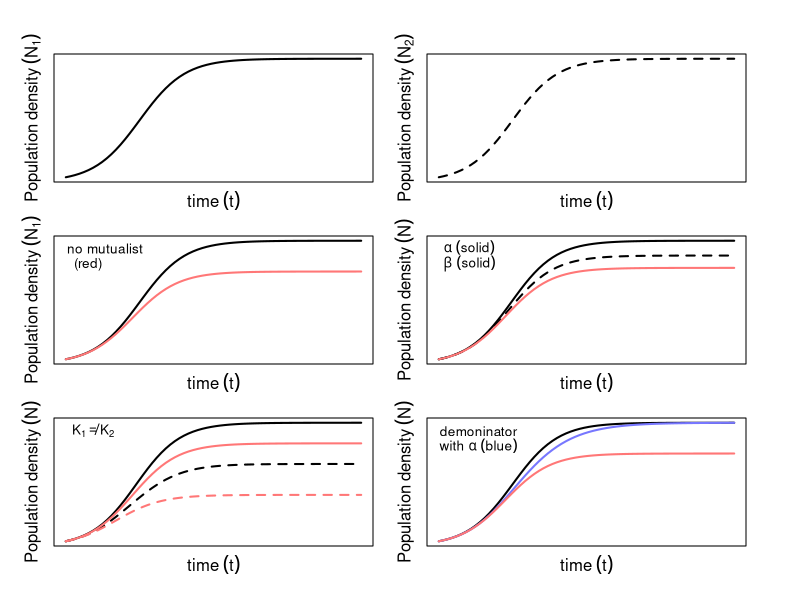

Source code (R):
#~~~~~~~~~~~~~~~~~~~~~~~~~~~~~~~~~~~~~~~~~~~~~~~~#
#                                                #
#  This creates a a 3 x 2 panel of graphs of     #
#  mutualistic interactions modeled using the    #
#  glorious logisitc equation.  They are:        #
#                                                #
#  i-ii. populatoins 1 and 2 without mutualism   #
#  iii. a population with mutualism againt the   #
#       logistic equation                        #
#  iv.  populations 1 and 2 with different       #
#       mutualistic effects                      #
#  v. populations 1 and 2 with different values  #
#     of K                                       #
#  vi. a population where the mutualistic effect #
#      is added normally (-alpha*N_j) and when   #
#      it is added to K                          #
#                                                #
#~~~~~~~~~~~~~~~~~~~~~~~~~~~~~~~~~~~~~~~~~~~~~~~~#

### prepare R ###
rm(list=ls())
set.seed(6174)
library(deSolve)

### functions ###
	mut.pop.dyn <- function(t , y , parms) {
		with(as.list(c(y,parms)), {
		dN1 <- r*N1*(1-(N1-(a*N2))/K1)
		dN2 <- r*N2*(1-(N2-(B*N1))/K2)
		list(c(dN1 , dN2))
		})
	}
	
	logistic <- function(t , y , parms) {
		with(as.list(c(y , parms)), {
			dN1 <- r*N1*(1-N1/K1)
			list(c(dN1))
		})
	}
	
	mut.pop.dyn.denom <- function(t , y , parms){
		with(as.list(c(y , parms)), {
		dN1 <- r*N1*(1-(N1/(K1+(a*N2))))
		dN2 <- r*N2*(1-(N2/(K2+(a*N1))))
		list(c(dN1 , dN2))
		})
		
	}


### plots ###
	par(mfrow=c(3,2) , oma = c(1,1,2,2) , mar = c(2,2,1,1) , cex = 0.9)

	# plot N1 v. N2
	#parameters
	yini <- c(N1 = 1 , N2 = 1)
	times <- seq(0 , 65 , 1)
	parms <- c(r = 0.2 , K1 = 20 , K2 = 20 , a = 0.25 , B = 0.25)
	out <- ode(times = times , y = yini , func = mut.pop.dyn , parms = parms)
	out.log <- ode(times = times , y = c(N1=1) , func = logistic , parms = parms)
	# plot
	plot(out[,2] , xlab = "" , ylab = "" , las = 1 , type = "l" , lwd = 2 , xaxt = "n" , yaxt = "n")
	mtext(expression(Population~density~(N[1])) , 2 , line = 0.5)
	mtext(expression(time~(t)) , 1 , line = 0.75)
	plot(out[,3] , xlab = "" , ylab = "" , las = 1 , type = "l" , lwd = 2 , xaxt = "n" , yaxt = "n" , lty = 2)
	mtext(expression(Population~density~(N[2])) , 2 , line = 0.5)
	mtext(expression(time~(t)) , 1 , line = 0.75)

	#plot N1 v. logistic
	plot(out[,2] , xlab = "" , ylab = "" , las = 1 , type = "l" , lwd = 2 , xaxt = "n" , yaxt = "n")
	mtext(expression(Population~density~(N[1])) , 2 , line = 0.5)
	mtext(expression(time~(t)) , 1 , line = 0.75)
	lines(out.log[,2] , col = "#FF7777" , lwd = 2)
	legend("topleft" , legend = c(expression(no~mutualist),"(red)") , bty = "n" , adj = c(.15,0.2) , cex = 0.9)

	#plot different alphas
	#parameters
	yini <- c(N1 = 1 , N2 = 1)
	parms <- c(r = 0.2 , K1 = 20 , K2 = 20 , a = 0.25 , B = 0.1)
	out <- ode(times = times , y = yini , func = mut.pop.dyn , parms = parms)
	# plot
	plot(out[,2] , xlab = "" , ylab = "" , las = 1 , type = "l" , lwd = 2 , xaxt = "n" , yaxt = "n")
	mtext(expression(Population~density~(N)) , 2 , line = 0.5)
	mtext(expression(time~(t)) , 1 , line = 0.75)
	lines(out[,3] , lty = 2 , lwd = 2)
	lines(out.log[,2] , col = "#FF7777" , lwd = 2)
	legend("topleft" , legend = c(expression(alpha~(solid)),expression(beta~(solid))) , bty = "n" , adj = c(.15,0.2) , cex = 0.9)

	#plot different Ks
	#parameters
	yini <- c(N1 = 1 , N2 = 1)
	parms <- c(r = 0.2 , K1 = 20 , K2 = 10 , a = 0.25 , B = 0.25)
	out <- ode(times = times , y = yini , func = mut.pop.dyn , parms = parms)
	out.log.K1 <- ode(times = times , y = c(N1=1) , func = logistic , parms = parms)
	parms <- c(r = 0.2 , K1 = 10 , K2 = 20 , a = 0.25 , B = 0.25)
	out.log.K2 <- ode(times = times , y = c(N1=1) , func = logistic , parms = parms)

	# plot
	plot(out[,2] , xlab = "" , ylab = "" , las = 1 , type = "l" , lwd = 2 , xaxt = "n" , yaxt = "n")
	mtext(expression(Population~density~(N)) , 2 , line = 0.5)
	mtext(expression(time~(t)) , 1 , line = 0.75)
	lines(out[,3] , lty = 2 , lwd = 2)
	lines(out.log.K1[,2] , col = "#FF7777" , lwd = 2)
	lines(out.log.K2[,2] , col = "#FF7777" , lwd = 2 , lty = 2)
	legend("topleft" , legend = expression(K[1]!=K[2]) , bty = "n" , adj = c(.15,0.2) , cex = 0.9)

	#plot alpha in denominator
	parms <- c(r = 0.2 , K1 = 20 , K2 = 20 , a = 0.25 , B = 0.25)
	out <- ode(times = times , y = yini , func = mut.pop.dyn , parms = parms)
	out.denom <- ode(times = times , y = yini , func = mut.pop.dyn.denom , parms = parms)
	plot(out[,2] , xlab = "" , ylab = "" , las = 1 , type = "l" , lwd = 2 , xaxt = "n" , yaxt = "n")
	mtext(expression(Population~density~(N)) , 2 , line = 0.5)
	mtext(expression(time~(t)) , 1 , line = 0.75)
	lines(out.denom[,2] , col = "#7777FF" , lwd = 2)
	lines(out.log[,2] , col = "#FF7777" , lwd = 2)
	legend("topleft" , legend = c("demoninator" , expression(with~alpha~(blue))) , bty = "n" , adj = c(.15,0.2) , cex = 0.9)
